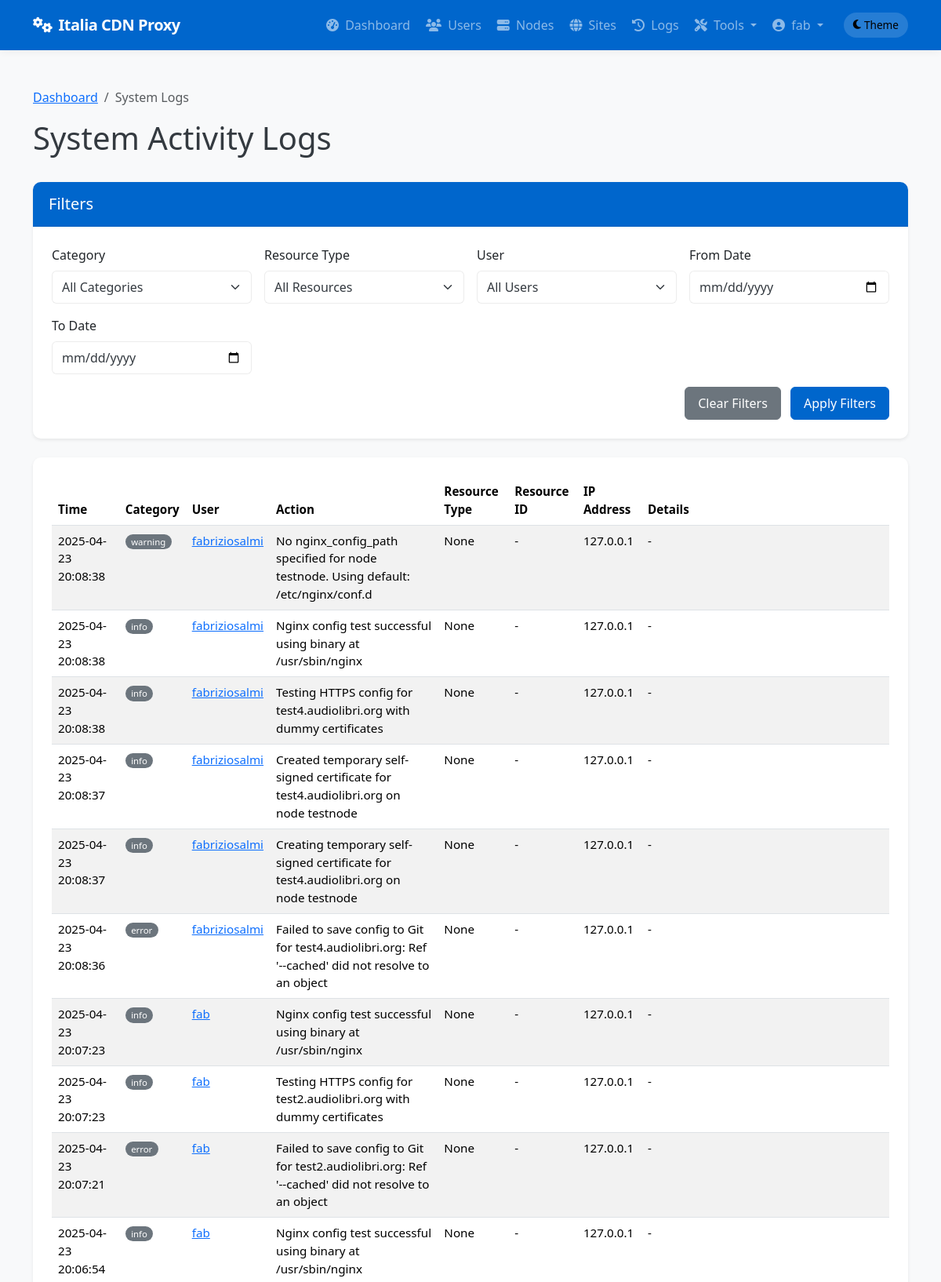
The page /admin/system/logs (signed in, upper part) on the database its author committed.
### app/models/models.py (models this page shows, shortened)
class User(db.Model):
    __tablename__ = 'users'
    id = db.Column(db.Integer, primary_key=True)
    username = db.Column(db.String(64), unique=True, index=True, nullable=False)
    email = db.Column(db.String(120), unique=True, index=True, nullable=False)
    password_hash = db.Column(db.String(128), nullable=False)
    role = db.Column(db.String(20), nullable=False, default='client')  # 'admin' or 'client'
    is_active = db.Column(db.Boolean, default=True)
    created_at = db.Column(db.DateTime, default=datetime.utcnow)
    last_login = db.Column(db.DateTime, nullable=True)
    sites = db.relationship('Site', backref='owner', lazy='dynamic')
    def is_admin(self):
        return self.role == 'admin'

class SystemLog(db.Model):
    __tablename__ = 'system_logs'
    id = db.Column(db.Integer, primary_key=True)
    user_id = db.Column(db.Integer, db.ForeignKey('users.id'), nullable=True)  # Null for system events
    category = db.Column(db.String(32), nullable=False)  # auth, admin, system, security, etc.
    action = db.Column(db.String(64), nullable=False)    # login, logout, create, delete, etc.
    resource_type = db.Column(db.String(32), nullable=True)  # user, node, site, etc.
    resource_id = db.Column(db.Integer, nullable=True)       # ID of the affected resource
    details = db.Column(db.Text, nullable=True)              # Additional details
    ip_address = db.Column(db.String(45), nullable=True)     # IP address of user/system
    created_at = db.Column(db.DateTime, default=datetime.utcnow)
    user = db.relationship('User', backref=db.backref('system_logs', lazy='dynamic'))

### app/controllers/admin.py (the view, shortened to what this page needs)
@admin.route('/system/logs')
@login_required
@admin_required
def system_logs():
    category = request.args.get('category')
    user_id = request.args.get('user_id')
    resource_type = request.args.get('resource_type')
    from_date = request.args.get('from_date')
    to_date = request.args.get('to_date')
    from app.models.models import SystemLog
    query = SystemLog.query
    if category:
        query = query.filter(SystemLog.category == category)
    if user_id:
        query = query.filter(SystemLog.user_id == user_id)
    if resource_type:
        query = query.filter(SystemLog.resource_type == resource_type)
    if from_date:
        try:
            from_datetime = datetime.strptime(from_date, '%Y-%m-%d')
            query = query.filter(SystemLog.created_at >= from_datetime)
        except ValueError:
            pass
    categories = db.session.query(SystemLog.category).distinct().all()
    resource_types = db.session.query(SystemLog.resource_type).distinct().all()
    users = User.query.all()
    page = request.args.get('page', 1, type=int)
    logs = query.order_by(SystemLog.created_at.desc()).paginate(page=page, per_page=50)
    return render_template('admin/system_logs.html',
                          logs=logs,
                          categories=[c[0] for c in categories if c[0]],
                          resource_types=[r[0] for r in resource_types if r[0]],
                          users=users,
                          filters={
                              'category': category,
                              'user_id': user_id,
                              'resource_type': resource_type,
                              'from_date': from_date,
                              'to_date': to_date
                          })

### app/templates/admin/system_logs.html (shortened to what this page needs)
{% extends 'base.html' %}
{% block content %}
<div class="container py-4">
    <nav aria-label="breadcrumb">
        <ol class="breadcrumb">
            <li class="breadcrumb-item"><a href="{{ url_for('admin.dashboard') }}">Dashboard</a></li>
            <li class="breadcrumb-item active" aria-current="page">System Logs</li>
        </ol>
    </nav>
    <div class="d-flex justify-content-between align-items-center mb-4">
        <h1>System Activity Logs</h1>
    </div>
    <div class="card shadow-sm mb-4">
        <div class="card-header bg-primary text-white">
            <h5 class="card-title mb-0">Filters</h5>
        </div>
        <div class="card-body">
            <form method="GET" action="{{ url_for('admin.system_logs') }}" class="row g-3">
                <div class="col-md-3">
                    <label for="category" class="form-label">Category</label>
                    <select class="form-select" id="category" name="category">
                        <option value="">All Categories</option>
                    </select>
                </div>
                <div class="col-md-3">
                    <label for="resource_type" class="form-label">Resource Type</label>
                    <select class="form-select" id="resource_type" name="resource_type">
                        <option value="">All Resources</option>
                    </select>
                </div>
                <div class="col-md-3">
                    <label for="user_id" class="form-label">User</label>
                    <select class="form-select" id="user_id" name="user_id">
                        <option value="">All Users</option>
                    </select>
                </div>
                <div class="col-md-3">
                    <label for="from_date" class="form-label">From Date</label>
                    <input type="date" class="form-control" id="from_date" name="from_date" value="{{ filters.from_date }}">
                </div>
                <div class="col-md-3">
                    <label for="to_date" class="form-label">To Date</label>
                    <input type="date" class="form-control" id="to_date" name="to_date" value="{{ filters.to_date }}">
                </div>
                <div class="col-md-12 text-end">
                    <a href="{{ url_for('admin.system_logs') }}" class="btn btn-secondary me-2">Clear Filters</a>
                    <button type="submit" class="btn btn-primary">Apply Filters</button>
                </div>
            </form>
        </div>
    </div>
    <div class="card shadow-sm">
        <div class="card-body">
            {% if logs.items %}
                <div class="table-responsive">
                    <table class="table table-striped table-hover">
                        <thead>
                            <tr>
                                <th>Time</th>
                                <th>Category</th>
                                <th>User</th>
                                <th>Action</th>
                                <th>Resource Type</th>
                                <th>Resource ID</th>
                                <th>IP Address</th>
                                <th>Details</th>
                            </tr>
                        </thead>
                        <tbody>
                            {% for log in logs.items %}
                            <tr>
                                <td>{{ log.created_at.strftime('%Y-%m-%d %H:%M:%S') }}</td>
                                <td>
                                    <span class="badge rounded-pill
                                    {% if log.category == 'auth' %}bg-info
                                    {% elif log.category == 'admin' %}bg-primary
                                    {% elif log.category == 'security' %}bg-danger
                                    {% elif log.category == 'system' %}bg-success
                                    {% else %}bg-secondary{% endif %}">
                                        {{ log.category }}
                                    </span>
                                </td>
                                <td>
                                    {% if log.user %}
                                        <a href="{{ url_for('admin.edit_user', user_id=log.user_id) }}">{{ log.user.username }}</a>
                                    {% else %}
                                        <span class="text-muted">System</span>
                                    {% endif %}
                                </td>
                                <td>{{ log.action }}</td>
                                <td>{{ log.resource_type }}</td>
                                <td>
                                    {% if log.resource_type == 'site' and log.resource_id %}
                                        <a href="{{ url_for('admin.view_site', site_id=log.resource_id) }}">{{ log.resource_id }}</a>
                                    {% elif log.resource_type == 'node' and log.resource_id %}
                                        <a href="{{ url_for('admin.view_node', node_id=log.resource_id) }}">{{ log.resource_id }}</a>
                                    {% elif log.resource_type == 'user' and log.resource_id %}
                                        <a href="{{ url_for('admin.edit_user', user_id=log.resource_id) }}">{{ log.resource_id }}</a>
                                    {% else %}
                                        {{ log.resource_id if log.resource_id else '-' }}
                                    {% endif %}
                                </td>
                                <td>{{ log.ip_address or '-' }}</td>
                                <td>
                                    <span class="text-truncate d-inline-block" style="max-width: 300px;" title="{{ log.details }}">
                                        {{ log.details or '-' }}
                                    </span>
                                </td>
                            </tr>
                            {% endfor %}
                        </tbody>
                    </table>
                </div>
            {% else %}
                <div class="alert alert-info mb-0">
                    <i class="fas fa-info-circle me-2"></i> No system logs found matching your criteria.
                </div>
            {% endif %}
        </div>
    </div>
</div>
{% endblock %}

### app/templates/base.html (shortened to what this page needs)
<!DOCTYPE html>
<html lang="en" data-bs-theme="light">
<head>
    <link href="https://cdn.jsdelivr.net/npm/bootstrap@5.3.2/dist/css/bootstrap.min.css" rel="stylesheet">
    <link rel="stylesheet" href="https://cdnjs.cloudflare.com/ajax/libs/font-awesome/6.4.2/css/all.min.css">
</head>
<body>
    <header>
        <nav class="navbar navbar-expand-lg navbar-dark bg-primary">
            <div class="container">
                <a class="navbar-brand" href="/">
                    <i class="fas fa-cogs me-2"></i>Italia CDN Proxy
                </a>
                <div class="collapse navbar-collapse" id="navbarNav">
                    <ul class="navbar-nav ms-auto">
                        {% if current_user.is_authenticated %}
                            {% if current_user.is_admin() %}
                                <li class="nav-item">
                                    <a class="nav-link {% if request.endpoint == 'admin.dashboard' %}active{% endif %}" href="{{ url_for('admin.dashboard') }}">
                                        <i class="fas fa-tachometer-alt me-1"></i> Dashboard
                                    </a>
                                </li>
                                <li class="nav-item">
                                    <a class="nav-link {% if 'admin.list_users' in request.endpoint %}active{% endif %}" href="{{ url_for('admin.list_users') }}">
                                        <i class="fas fa-users me-1"></i> Users
                                    </a>
                                </li>
                                <li class="nav-item">
                                    <a class="nav-link {% if 'admin.list_nodes' in request.endpoint %}active{% endif %}" href="{{ url_for('admin.list_nodes') }}">
                                        <i class="fas fa-server me-1"></i> Nodes
                                    </a>
                                </li>
                                <li class="nav-item">
                                    <a class="nav-link {% if 'admin.list_sites' in request.endpoint %}active{% endif %}" href="{{ url_for('admin.list_sites') }}">
                                        <i class="fas fa-globe me-1"></i> Sites
                                    </a>
                                </li>
                                <li class="nav-item">
                                    <a class="nav-link {% if request.endpoint == 'admin.deployment_logs' %}active{% endif %}" href="{{ url_for('admin.deployment_logs') }}">
                                        <i class="fas fa-history me-1"></i> Logs
                                    </a>
                                </li>
                                <li class="nav-item dropdown">
                                    <a class="nav-link dropdown-toggle" href="#" id="adminToolsDropdown" role="button" data-bs-toggle="dropdown" aria-expanded="false">
                                        <i class="fas fa-tools me-1"></i> Tools
                                    </a>
                                </li>
                            {% endif %}
                            <li class="nav-item dropdown">
                                <a class="nav-link dropdown-toggle" href="#" id="userDropdown" role="button" data-bs-toggle="dropdown" aria-expanded="false">
                                    <i class="fas fa-user-circle me-1"></i> {{ current_user.username }}
                                </a>
                            </li>
                        {% endif %}
                        <li class="nav-item d-flex align-items-center">
                            <button id="themeToggle" class="theme-toggle border-0" aria-label="Toggle theme">
                                <i class="fas fa-moon me-1"></i>
                                <span class="d-none d-md-inline">Theme</span>
                            </button>
                        </li>
                    </ul>
                </div>
            </div>
        </nav>
    </header>
    <main>
        {% block content %}{% endblock %}
    </main>
</body>
</html>

### rows shown on the page
User: username "fab"
SystemLog: created_at "2025-04-23 20:08:38", category "warning", user.username "fabriziosalmi", action "No nginx_config_path specified for node testnode. Using default: /etc/nginx/conf.d", resource_type "None", resource_id "-", ip_address "127.0.0.1", details "-"
SystemLog: created_at "2025-04-23 20:08:38", category "info", user.username "fabriziosalmi", action "Nginx config test successful using binary at /usr/sbin/nginx", resource_type "None", resource_id "-", ip_address "127.0.0.1", details "-"
SystemLog: created_at "2025-04-23 20:08:38", category "info", user.username "fabriziosalmi", action "Testing HTTPS config for test4.audiolibri.org with dummy certificates", resource_type "None", resource_id "-", ip_address "127.0.0.1", details "-"
SystemLog: created_at "2025-04-23 20:08:37", category "info", user.username "fabriziosalmi", action "Created temporary self-signed certificate for test4.audiolibri.org on node testnode", resource_type "None", resource_id "-", ip_address "127.0.0.1", details "-"
SystemLog: created_at "2025-04-23 20:08:37", category "info", user.username "fabriziosalmi", action "Creating temporary self-signed certificate for test4.audiolibri.org on node testnode", resource_type "None", resource_id "-", ip_address "127.0.0.1", details "-"
SystemLog: created_at "2025-04-23 20:08:36", category "error", user.username "fabriziosalmi", action "Failed to save config to Git for test4.audiolibri.org: Ref '--cached' did not resolve to an object", resource_type "None", resource_id "-", ip_address "127.0.0.1", details "-"
SystemLog: created_at "2025-04-23 20:07:23", category "info", user.username "fab", action "Nginx config test successful using binary at /usr/sbin/nginx", resource_type "None", resource_id "-", ip_address "127.0.0.1", details "-"
SystemLog: created_at "2025-04-23 20:07:23", category "info", user.username "fab", action "Testing HTTPS config for test2.audiolibri.org with dummy certificates", resource_type "None", resource_id "-", ip_address "127.0.0.1", details "-"
SystemLog: created_at "2025-04-23 20:07:21", category "error", user.username "fab", action "Failed to save config to Git for test2.audiolibri.org: Ref '--cached' did not resolve to an object", resource_type "None", resource_id "-", ip_address "127.0.0.1", details "-"
SystemLog: created_at "2025-04-23 20:06:54", category "info", user.username "fab", action "Nginx config test successful using binary at /usr/sbin/nginx", resource_type "None", resource_id "-", ip_address "127.0.0.1", details "-"
